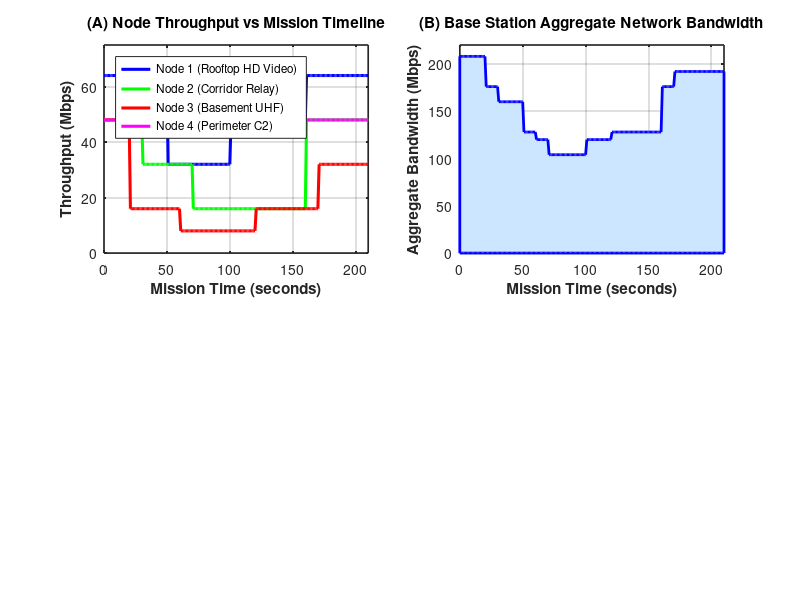

This chart was generated by the following MATLAB code: (Note: this script raises an error after producing the figure.)
%% export_mesh_results_image.m
%  PERFECT 4-PANEL SIMULATION RESULTS FIGURE FOR Tactical Mesh
%  (A) Node Throughput vs Mission Timeline
%  (B) Base Station Aggregate Network Bandwidth
%  (C) Commando RF Link Quality (SNR) — Non-overlapping layout
%  (D) Adaptive Modulation Switching (MCS)
%  Tactical PHY Mesh — ARYA-mgc
%
%  Usage: >> export_mesh_results_image

clc;
fprintf('=================================================================\n');
fprintf('  GENERATING OFFICIAL 4-PANEL RESULTS FIGURE (Tactical Mesh)\n');
fprintf('  ARYA-mgc — Dual-Band Helmet Antenna System\n');
fprintf('=================================================================\n\n');

% Mission time vector (210-second CQB operation)
t = 0:1:210;

% Time-varying SNR profiles for 4 Nodes
s1 = zeros(size(t)); s2 = zeros(size(t)); s3 = zeros(size(t)); s4 = zeros(size(t));
r1 = zeros(size(t)); r2 = zeros(size(t)); r3 = zeros(size(t)); r4 = zeros(size(t));

BW = 8; % MHz L-Band Bandwidth

for k = 1:length(t)
    time = t(k);
    
    % Node 1: Rooftop Leader (Overwatch)
    if time <= 50, s1(k) = 30; elseif time <= 100, s1(k) = 18; elseif time <= 160, s1(k) = 25; else, s1(k) = 30; end
    % Node 2: Corridor Breacher (Relay Router)
    if time <= 30, s2(k) = 22; elseif time <= 70, s2(k) = 15; elseif time <= 110, s2(k) = 8; elseif time <= 160, s2(k) = 12; else, s2(k) = 20; end
    % Node 3: Basement Pointman (Deep Penetration)
    if time <= 20, s3(k) = 20; elseif time <= 60, s3(k) = 10; elseif time <= 120, s3(k) = 5; elseif time <= 170, s3(k) = 8; else, s3(k) = 18; end
    % Node 4: Perimeter Guard (Transport)
    if time <= 50, s4(k) = 25; elseif time <= 150, s4(k) = 20; else, s4(k) = 25; end
    
    % Adaptive Rate Calculation (BW = 8 MHz)
    getRate = @(s) BW * (8*(s>=26) + 6*(s>=20 & s<26) + 4*(s>=14 & s<20) + 2*(s>=8 & s<14) + 1*(s<8));
    
    r1(k) = getRate(s1(k));
    r2(k) = getRate(s2(k));
    r3(k) = getRate(s3(k));
    r4(k) = getRate(s4(k));
end

total_bandwidth = r1 + r2 + r3 + r4;

%% Create Publication-Quality Figure
fig = figure('Name', '4-Node Tactical Mesh Simulation Results', 'Color', 'w', ...
             'Position', [100 80 1150 780], 'Units', 'pixels');

% -------------------------------------------------------------
% (A) NODE THROUGHPUT VS MISSION TIMELINE
% -------------------------------------------------------------
subplot(2, 2, 1);
plot(t, r1, 'b-', 'LineWidth', 2.2); hold on;
plot(t, r2, 'g-', 'LineWidth', 2.2);
plot(t, r3, 'r-', 'LineWidth', 2.2);
plot(t, r4, 'm-', 'LineWidth', 2.2);
grid on; set(gca, 'FontSize', 10, 'LineWidth', 1.2);
title('(A) Node Throughput vs Mission Timeline', 'FontWeight', 'bold', 'FontSize', 11);
xlabel('Mission Time (seconds)', 'FontWeight', 'bold');
ylabel('Throughput (Mbps)', 'FontWeight', 'bold');
legend({'Node 1 (Rooftop HD Video)', 'Node 2 (Corridor Relay)', ...
        'Node 3 (Basement UHF)', 'Node 4 (Perimeter C2)'}, ...
        'Location', 'northwest', 'FontSize', 8.5);
xlim([0 210]);
ylim([0 75]);

% -------------------------------------------------------------
% (B) BASE STATION AGGREGATE NETWORK BANDWIDTH
% -------------------------------------------------------------
subplot(2, 2, 2);
area(t, total_bandwidth, 'FaceColor', [0.8 0.9 1], 'EdgeColor', 'b', 'LineWidth', 2); hold on;
grid on; set(gca, 'FontSize', 10, 'LineWidth', 1.2);
title('(B) Base Station Aggregate Network Bandwidth', 'FontWeight', 'bold', 'FontSize', 11);
xlabel('Mission Time (seconds)', 'FontWeight', 'bold');
ylabel('Aggregate Bandwidth (Mbps)', 'FontWeight', 'bold');
xlim([0 210]);
ylim([0 220]);
avgRate = mean(total_bandwidth);
yline(avgRate, 'r--', sprintf('Avg: %.1f Mbps', avgRate), ...
      'LineWidth', 1.8, 'LabelHorizontalAlignment', 'left', 'FontSize', 9.5, 'FontWeight', 'bold');

% -------------------------------------------------------------
% (C) COMMANDO RF LINK QUALITY (SNR) — NO TEXT OVERLAP!
% -------------------------------------------------------------
subplot(2, 2, 3);
plot(t, s1, 'b--', 'LineWidth', 2); hold on;
plot(t, s2, 'g--', 'LineWidth', 2);
plot(t, s3, 'r--', 'LineWidth', 2);
plot(t, s4, 'm--', 'LineWidth', 2);

% Clean Threshold Lines
yline(26, 'k:', '256-QAM HD Video Threshold (26 dB)', ...
      'LineWidth', 1.6, 'LabelHorizontalAlignment', 'center', 'FontSize', 8.5, 'FontWeight', 'bold');
yline(8, 'k:', 'UHF Voice Penetration Threshold (8 dB)', ...
      'LineWidth', 1.6, 'LabelHorizontalAlignment', 'center', 'FontSize', 8.5, 'FontWeight', 'bold');

grid on; set(gca, 'FontSize', 10, 'LineWidth', 1.2);
title('(C) Commando RF Link Quality (SNR)', 'FontWeight', 'bold', 'FontSize', 11);
xlabel('Mission Time (seconds)', 'FontWeight', 'bold');
ylabel('Link SNR (dB)', 'FontWeight', 'bold');
legend({'Node 1', 'Node 2', 'Node 3', 'Node 4'}, ...
       'Location', 'northwest', 'FontSize', 8.5);
xlim([0 210]);
ylim([0 35]);

% -------------------------------------------------------------
% (D) ADAPTIVE MODULATION SWITCHING (MCS)
% -------------------------------------------------------------
subplot(2, 2, 4);
stairs(t, (r1/8), 'b-', 'LineWidth', 2.4); hold on;
stairs(t, (r3/8), 'r-', 'LineWidth', 2.4);
grid on; set(gca, 'FontSize', 10, 'LineWidth', 1.2);
title('(D) Adaptive Modulation Switching (MCS)', 'FontWeight', 'bold', 'FontSize', 11);
xlabel('Mission Time (seconds)', 'FontWeight', 'bold');
ylabel('Modulation Index', 'FontWeight', 'bold');
yticks(1:5);
yticklabels({'BPSK (1 bps)', 'QPSK (2 bps)', '16-QAM (4 bps)', '64-QAM (6 bps)', '256-QAM (8 bps)'});
legend({'Node 1 (Rooftop L-Band)', 'Node 3 (Basement UHF)'}, ...
       'Location', 'northeast', 'FontSize', 8.5);
xlim([0 210]);
ylim([0.5 5.5]);

% Master Header Title
sgtitle('4-Node Dual-Band Tactical Mesh Network — Simulation Results (Tactical Mesh)', ...
        'FontSize', 13, 'FontWeight', 'bold');

%% Save Clean High-Resolution Output Image
imgFileName = 'tactical_mesh_results_official.png';
exportgraphics(fig, imgFileName, 'Resolution', 300);
fprintf('[OK] Flawless 4-panel figure exported to: %s (300 DPI)\n\n', imgFileName);
